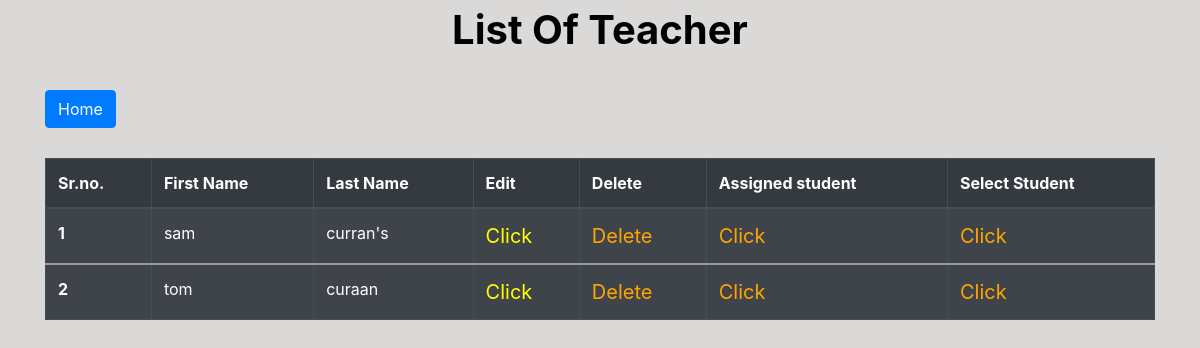
Page /teacher_list on the committed database.
### app/models.py (models this page shows, shortened)
class Teacher(models.Model):
    first_name = models.CharField(max_length=50)
    last_name = models.CharField(max_length=50)

### app/views.py (the view)
# urls.py: path("teacher_list", views.TeacherList.as_view(), name="teacher_list"),
class TeacherList(ListView):
    model = Teacher
    template_name = "app/teacher_list.html"
    def get_context_data(self, **kwargs):
        context = super().get_context_data(**kwargs)
        return context

### app/templates/app/teacher_list.html (shortened to what this page needs)
{% extends 'app/base.html' %}
{% block content %}
<legend align="center" class="text"><b> List Of Teacher </b></legend>
<section class='text-left container'>
  <button href="" class="btn btn-primary" type="submit">
    <a href="{% url 'home' %}" style="color:white;" > Home</a>
  </button>
</section>
<div class="container">
  {% if object_list %}
  <table class="table table-striped table-bordered table-hover table-dark">
    <thead>
        <tr>
            <th scope="col">Sr.no.</th>
            <th scope="col">First Name</th>
            <th scope="col">Last Name</th>
            <th scope="col">Edit</th>
            <th scope="col">Delete</th>
            <th scope="col">Assigned student</th>
            <th scope="col">Select Student</th>
        </tr>
    </thead>
      {% for teacher in object_list %}
      <tbody>
          <tr>
            <th scope="row">{{forloop.counter}}</th>
            <td>{{teacher.first_name}}</td>
            <td>{{teacher.last_name}}</td>
            <td><a href="{% url 'update_teacher' teacher.id %}" style = "color:yellow;font-size:20px;" >Click</a></td>
            <td><a href="{% url 'delete_teacher' teacher.id %}" style = "color:orange;font-size:20px;">Delete</a></td>
            <td><a href="{% url 'selected_student' teacher.id %}" style = "color:orange;font-size:20px;">Click</a></td>
            <td><a href="{% url 'unassigned_students' teacher.id %}" style = "color:orange;font-size:20px;">Click</a></td>
          </tr>
          {% endfor %}
          {% else %}
            <br><br>
              <h1 align='center'> Teacher Not Found <h1>
          {% endif %}
      </tbody>
  </table>
</div>
{% endblock content %}

### app/templates/app/base.html (style rules this page uses)
body { background-color: #dbd8d8; }
.text { color: black; font-size: 30px; }

### app/templates/app/teacher_list.html (style rules this page uses)
.container { margin-top:30px; }
.text { font-size:40px; }

### rows in the picture
Teacher: first_name "sam", last_name "curran's"
Teacher: first_name "tom", last_name "curaan"
